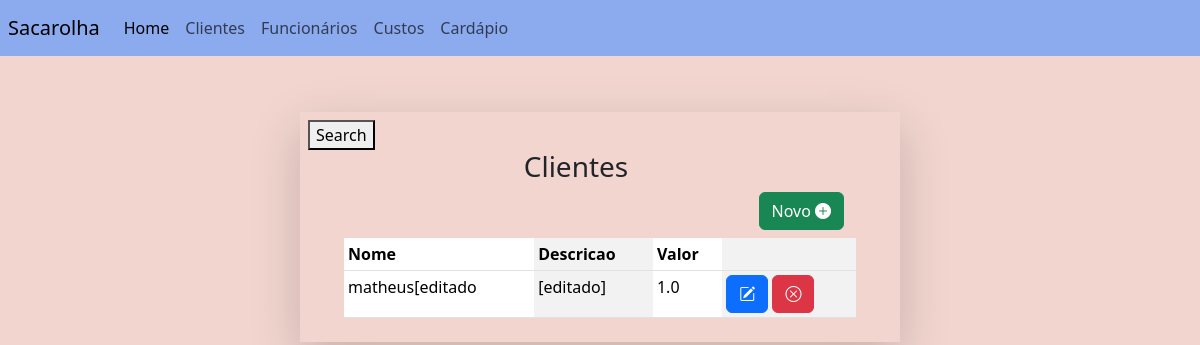
/cliente (signed in), run on an earlier commit of the app's database.
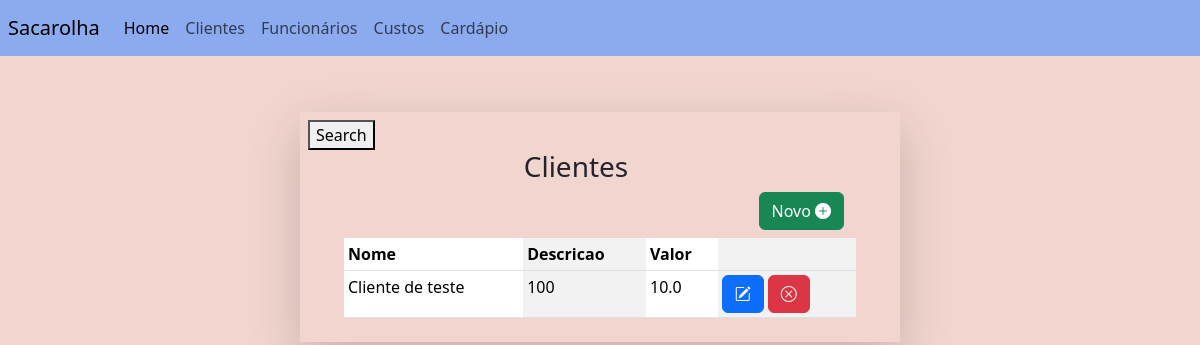
And on a later commit of the database.
### main/models.py (models this page shows, shortened)
class RegistroFinanceiro(models.Model):
	category_list = [
		("cliente", "cliente"),
		("custo", "custo"),
		("funcionario", "funcionario"),
	]
	user = models.ForeignKey(User, on_delete=models.CASCADE, null=True)
	name = models.CharField(max_length = 200)
	description = models.CharField(max_length = 200, blank=True)
	value = models.FloatField(validators= [validate_positive])
	category = models.CharField(max_length = 200, choices = category_list)
	state = models.BooleanField(default=True)

### main/views.py (the view)
# urls.py: path('cliente', views.ClienteListView.as_view(), name='cliente'),
class ClienteListView(LoginRequiredMixin, ListView):
    login_url = "login"
    template_name = "main/cliente/cliente_list.html"
    model = RegistroFinanceiro

### main/templates/main/cliente/cliente_list.html (shortened to what this page needs)
{%extends "base.html"%}
{%block navbar%}
{%include 'navbar.html'%}
{%endblock navbar%}
{%block content%}
<form method="GET" action="">
	<button type="submit">Search</button>
</form>
<div align="right" class='pe-5' >
	<h3 align="center">Clientes</h3>
<a class='btn btn-success h1' href={%url 'cliente_create'%} method='GET'class='h3'>Novo					<i class="bi bi-plus-circle-fill"></i></a>
{%include "main/cliente/cliente_table.html"%}
</div>
{%endblock content%}

### main/templates/main/cliente/cliente_table.html
<div class='row ps-5 justify-content-center'>
<table class="table table-striped-columns table-sm">
<thead>
	<tr>
		<th>Nome</th>
		<th>Descricao</th>
		<th>Valor</th>
		<th></th>
	</tr>
</thead>
<tbody>
	{%for object in object_list%}
		{%if object.category == "cliente" and object.state == True%}
		<tr>
			<td scope="row">{{object.name}}</td>
			<td scope="row">{{object.description}}</td>
			<td scope="row">{{object.value}}</td>
			<td><a href="{%url 'cliente_update' object.id%}" class='btn btn-primary'>
				<i class="bi bi-pencil-square"></i>
			</a>
			<a href="{%url 'cliente_softdelete' object.id%}"class='btn btn-danger'>
				<i class="bi bi-x-circle"></i>
			</a>
			</td>
		</tr>
		{%endif%}
	{%endfor%}
</tbody>
</table>
</div>

What changed in the data, as far as the page shows it:
removed RegistroFinanceiro: name "matheus[editado", description "[editado]", value "1.0"
added RegistroFinanceiro: name "Cliente de teste", description "100", value "10.0"
